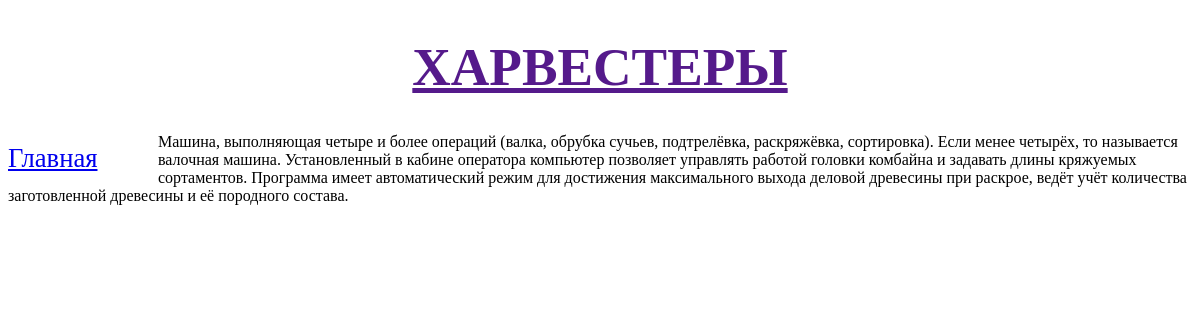
The app's page /article/2 with its own data.
### article/models.py (models this page shows, shortened)
class Article(models.Model):
    author = models.ForeignKey('auth.User', on_delete = models.CASCADE, verbose_name='Автор')
    title = models.CharField(max_length = 100, verbose_name='Тема')
    body = models.TextField(verbose_name='Текст')

### article/views.py (the view)
# urls.py: path('article/<int:pk>', views.ArticleDetailView.as_view(), name='detail'),
class ArticleDetailView(DetailView):
    model = Article
    template_name = 'detail.html'

### article/templates/detail.html (shortened to what this page needs)
{% load static %}
 <!DOCTYPE html>
 <html lang="en">
 <head>
   <link rel="stylesheet" href="{% static 'article/style.css' %}">
 </head>
 <body>
     <header>
       <h1> <a href="">{{ article.title }}</a> </h1>
     </header>
     <nav>
         <a href="{% url 'home' %}">Главная</a>
    </nav>
     <div class="container">
     {% block content %}
         <div class="details">
         <p>{{ article.body }}</p>
         </div>
     {% endblock content %}
     </div>
 </body>
 </html>

### article/static/article/style.css (style rules this page uses)
header h1 { font-size: 40pt; text-transform: uppercase; text-align: center; background: url("harvest.jpg") left / auto 100% no-repeat; }
nav { font-size: 20pt; width: 150px; float: left; }
nav a { display: block; margin: 10px 0px; }

### records on screen
Article: title "ХАРВЕСТЕРЫ", body "Машина, выполняющая четыре и более операций (валка, обрубка сучьев, подтрелёвка, раскряжёвка, сортировка). Если менее четырёх, то называется валочная машина. Установленный в кабине оператора компьютер позволяет управлять работой головки комбайна и задавать длины кряжуемых сортаментов. Программа имеет автоматический режим для достижения максимального выхода деловой древесины при раскрое, ведёт учёт количества заготовленной древесины и её породного состава."
